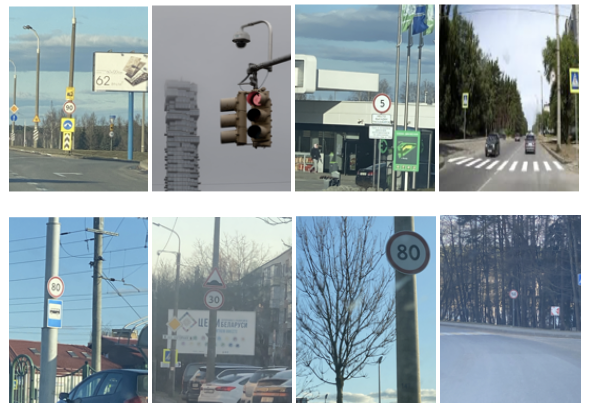
#> input picture images/image1.png, 1180 x 824 px, found by its file name (shown at 1/2 size); its folder holds only this picture in this run
$ python data_processing.py
#> lines starting #> are read from the running program, lines starting #| are printed output that depends on the picture
import numpy as np
import matplotlib.pyplot as plt
import os
import cv2
import xml.etree.ElementTree as ET
from PIL import Image, ImageDraw
DATADIR = "/Users/Aditya Saraf/Downloads/archive"
CATEGORIES = ["images", "annotations"]

images = []
labels = []
# loop over all images
imagedir = os.path.join(DATADIR, "images")
annotationdir = os.path.join(DATADIR, "annotations")
for img in os.listdir(imagedir):
    imagepath = os.path.join(imagedir, img)
    annotationpath = os.path.join(annotationdir, img.replace(".png", ".xml"))
    img_array = np.array(Image.open(imagepath).resize((300, 400)))
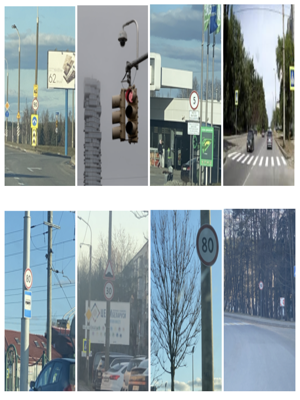
#> img_array: shape (400, 300, 4); mean R, G, B, A 145.7, 159.3, 165, 255
    images.append(img_array)

#> (the run stopped early here; a loop or call above may not have finished)

$ run again, on images/image2.png
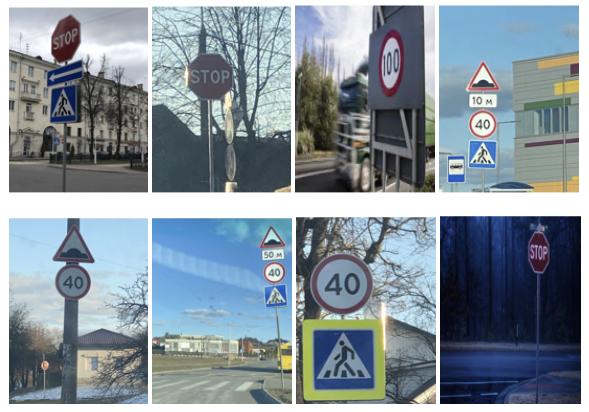
#> input picture images/image2.png, 1178 x 824 px, found by its file name (shown at 1/2 size)
#> `img_array = np.array(Image.open(imagepath).resize((300, 400)))`:
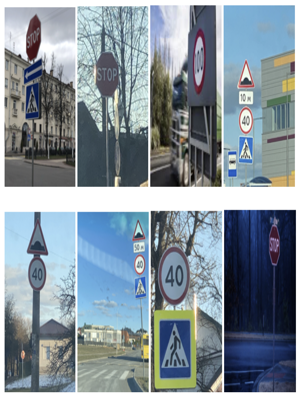
#> img_array: shape (400, 300, 4); mean R, G, B, A 133.1, 145.9, 155.5, 255
